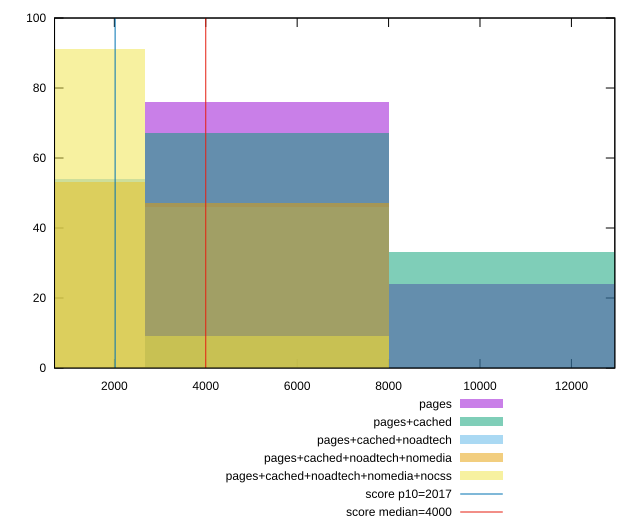

Here is the gnuplot script that generated this plot:
reset

$pages <<EOF
5340.991733814512 76
10681.983467629025 24
EOF

$pagesCached <<EOF
5340.991733814512 67
10681.983467629025 33
EOF

$pagesCachedNoadtech <<EOF
5340.991733814512 46
0 54
EOF

$pagesCachedNoadtechNomedia <<EOF
0 53
5340.991733814512 47
EOF

$pagesCachedNoadtechNomediaNocss <<EOF
0 91
5340.991733814512 9
EOF

set key outside below
set boxwidth 5340.991733814512
set xrange [691.4960000000004:12949.835999999992]
set yrange [0:100]
set trange [0:100]
set style fill transparent solid 0.5 noborder

set parametric
set terminal svg size 640, 530 enhanced background rgb 'white'
set output "report_00013_2021-02-09T12-04-24.940Z/mainthread-work-breakdown/comparison/histogram/all_raw.svg"

plot $pages title "pages" with boxes, \
     $pagesCached title "pages+cached" with boxes, \
     $pagesCachedNoadtech title "pages+cached+noadtech" with boxes, \
     $pagesCachedNoadtechNomedia title "pages+cached+noadtech+nomedia" with boxes, \
     $pagesCachedNoadtechNomediaNocss title "pages+cached+noadtech+nomedia+nocss" with boxes, \
     2017,t title "score p10=2017", \
     4000,t title "score median=4000"

reset
